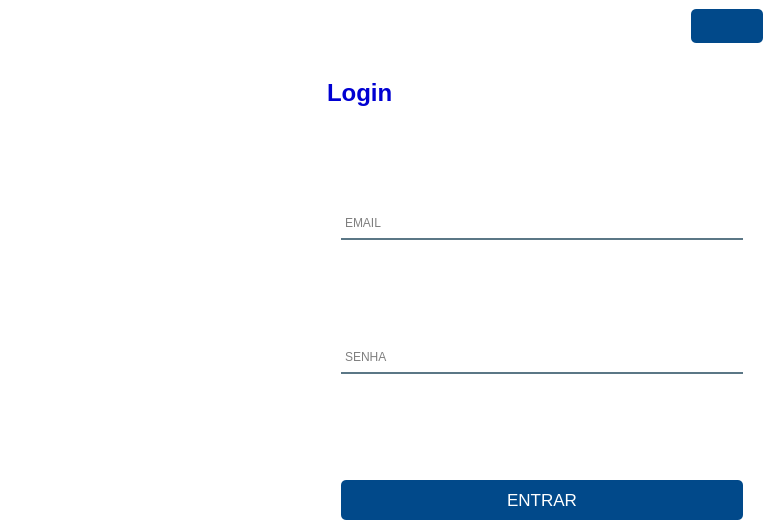
<?xml version="1.0" encoding="UTF-8"?>
<ui version="4.0">
 <class>Dialog</class>
 <widget class="QDialog" name="Dialog">
  <property name="geometry">
   <rect>
    <x>0</x>
    <y>0</y>
    <width>772</width>
    <height>529</height>
   </rect>
  </property>
  <property name="windowTitle">
   <string>Dialog</string>
  </property>
  <property name="styleSheet">
   <string notr="true">#imgLogin {
	background: QLinearGradient(spread:pad, x1:0, y1:0, x2:1, y2:0, stop:0	
	rgb(255, 140, 0), stop:1 rgb(0,0,210));
	border-top-right-radius:150px;
	border-bottom-right-radius: 150px;
}

#logo  {
	margin-right: 55px;
	padding-top: -20px;
}

#senac {
	margin-right: 35px;
	color: #fff;
	padding-top: -20px;
}

#mapaLabel {
	margin-right: 60px;
	color: #fff;
}

#loginTela, #principal {
	background-color: #fff;
}

#loginLabel {
	margin-top: 30px;
}

#inputEmail, #inputSenha, #btnEntrar {
	margin-left: 20px;
	margin-right: 20px;
}

QPushButton:pressed {
	padding-left:5px;
	padding-top:5px;
	background-position:calc(100%-5px)center;
}

QPushButton:hover {
	background-color: #f6921e;
	color:0;
}


QPushButton {
    background-color: #01498a;
    color: white; 
    border: none; 
    border-radius: 5px;
    padding: 10px 20px; 
   
}

QPushButton:hover {
    background-color: #f6921e;
}

QPushButton:pressed {
    background-color: #1e6f9f; 
    padding-left: 15px;
    padding-top: 15px; 
}

QPushButton:disabled {
    background-color: #bdc3c7;
    color: #7f8c8d; 
}

QPushButton::menu-indicator {
    image: none; 
}

#inputEmail {
	background-color:rgba(0,0,0,0);
	border:2px solid rgba(0,0,0,0);
	border-bottom-color:rgba(46,82,101,200);
	color:rgb(0,0,0);
	padding-bottom:7px;
}

#inputSenha {
	background-color:rgba(0,0,0,0);
	border:2px solid rgba(0,0,0,0);
	border-bottom-color:rgba(46,82,101,200);
	color:rgb(0,0,0);
	padding-bottom:7px;
}

#respostasErros {
	color:red;
	
}

#loginLabel {
	color:rgb(0,0,210);
}
</string>
  </property>
  <layout class="QHBoxLayout" name="horizontalLayout">
   <property name="spacing">
    <number>0</number>
   </property>
   <property name="leftMargin">
    <number>0</number>
   </property>
   <property name="topMargin">
    <number>0</number>
   </property>
   <property name="rightMargin">
    <number>0</number>
   </property>
   <property name="bottomMargin">
    <number>0</number>
   </property>
   <item>
    <widget class="QWidget" name="principal" native="true">
     <layout class="QHBoxLayout" name="horizontalLayout_2">
      <property name="leftMargin">
       <number>0</number>
      </property>
      <property name="topMargin">
       <number>0</number>
      </property>
      <property name="rightMargin">
       <number>0</number>
      </property>
      <property name="bottomMargin">
       <number>0</number>
      </property>
      <item>
       <widget class="QWidget" name="imgLogin" native="true">
        <property name="minimumSize">
         <size>
          <width>294</width>
          <height>0</height>
         </size>
        </property>
        <layout class="QVBoxLayout" name="verticalLayout_2">
         <property name="spacing">
          <number>0</number>
         </property>
         <property name="leftMargin">
          <number>12</number>
         </property>
         <property name="topMargin">
          <number>0</number>
         </property>
         <property name="rightMargin">
          <number>5</number>
         </property>
         <property name="bottomMargin">
          <number>0</number>
         </property>
         <item>
          <spacer name="verticalSpacer_4">
           <property name="orientation">
            <enum>Qt::Vertical</enum>
           </property>
           <property name="sizeHint" stdset="0">
            <size>
             <width>20</width>
             <height>40</height>
            </size>
           </property>
          </spacer>
         </item>
         <item alignment="Qt::AlignVCenter">
          <widget class="QLabel" name="label_2">
           <property name="text">
            <string/>
           </property>
           <property name="pixmap">
            <pixmap>imagem/logoSenac.png</pixmap>
           </property>
          </widget>
         </item>
         <item alignment="Qt::AlignRight|Qt::AlignTop">
          <widget class="QLabel" name="senac">
           <property name="font">
            <font>
             <pointsize>57</pointsize>
            </font>
           </property>
           <property name="text">
            <string>Senac</string>
           </property>
           <property name="alignment">
            <set>Qt::AlignRight|Qt::AlignTrailing|Qt::AlignVCenter</set>
           </property>
          </widget>
         </item>
         <item alignment="Qt::AlignRight|Qt::AlignTop">
          <widget class="QLabel" name="mapaLabel">
           <property name="font">
            <font>
             <pointsize>14</pointsize>
            </font>
           </property>
           <property name="text">
            <string>Mapa de Salas</string>
           </property>
           <property name="alignment">
            <set>Qt::AlignRight|Qt::AlignTrailing|Qt::AlignVCenter</set>
           </property>
          </widget>
         </item>
         <item>
          <spacer name="verticalSpacer_5">
           <property name="orientation">
            <enum>Qt::Vertical</enum>
           </property>
           <property name="sizeHint" stdset="0">
            <size>
             <width>20</width>
             <height>40</height>
            </size>
           </property>
          </spacer>
         </item>
        </layout>
       </widget>
      </item>
      <item>
       <widget class="QWidget" name="loginTela" native="true">
        <layout class="QVBoxLayout" name="verticalLayout">
         <item alignment="Qt::AlignRight">
          <widget class="QPushButton" name="btnMenuBar">
           <property name="cursor">
            <cursorShape>PointingHandCursor</cursorShape>
           </property>
           <property name="text">
            <string/>
           </property>
           <property name="icon">
            <iconset>
             <normaloff>icones/iconMenu.png</normaloff>icones/iconMenu.png</iconset>
           </property>
           <property name="iconSize">
            <size>
             <width>20</width>
             <height>20</height>
            </size>
           </property>
          </widget>
         </item>
         <item>
          <widget class="QLabel" name="loginLabel">
           <property name="font">
            <font>
             <pointsize>18</pointsize>
             <weight>75</weight>
             <bold>true</bold>
            </font>
           </property>
           <property name="text">
            <string>Login</string>
           </property>
          </widget>
         </item>
         <item>
          <spacer name="verticalSpacer_3">
           <property name="orientation">
            <enum>Qt::Vertical</enum>
           </property>
           <property name="sizeHint" stdset="0">
            <size>
             <width>20</width>
             <height>40</height>
            </size>
           </property>
          </spacer>
         </item>
         <item>
          <widget class="QLineEdit" name="inputEmail">
           <property name="font">
            <font>
             <pointsize>9</pointsize>
            </font>
           </property>
           <property name="dragEnabled">
            <bool>true</bool>
           </property>
           <property name="placeholderText">
            <string>EMAIL</string>
           </property>
          </widget>
         </item>
         <item>
          <spacer name="verticalSpacer_2">
           <property name="orientation">
            <enum>Qt::Vertical</enum>
           </property>
           <property name="sizeHint" stdset="0">
            <size>
             <width>20</width>
             <height>40</height>
            </size>
           </property>
          </spacer>
         </item>
         <item>
          <widget class="QLineEdit" name="inputSenha">
           <property name="font">
            <font>
             <pointsize>9</pointsize>
            </font>
           </property>
           <property name="placeholderText">
            <string>SENHA</string>
           </property>
          </widget>
         </item>
         <item>
          <spacer name="verticalSpacer">
           <property name="orientation">
            <enum>Qt::Vertical</enum>
           </property>
           <property name="sizeHint" stdset="0">
            <size>
             <width>20</width>
             <height>40</height>
            </size>
           </property>
          </spacer>
         </item>
         <item>
          <widget class="QPushButton" name="btnEntrar">
           <property name="font">
            <font>
             <pointsize>13</pointsize>
            </font>
           </property>
           <property name="cursor">
            <cursorShape>PointingHandCursor</cursorShape>
           </property>
           <property name="text">
            <string>ENTRAR</string>
           </property>
           <property name="shortcut">
            <string>Return</string>
           </property>
          </widget>
         </item>
        </layout>
       </widget>
      </item>
     </layout>
    </widget>
   </item>
  </layout>
 </widget>
 <tabstops>
  <tabstop>inputEmail</tabstop>
  <tabstop>inputSenha</tabstop>
  <tabstop>btnEntrar</tabstop>
  <tabstop>btnMenuBar</tabstop>
 </tabstops>
 <resources/>
 <connections/>
</ui>
